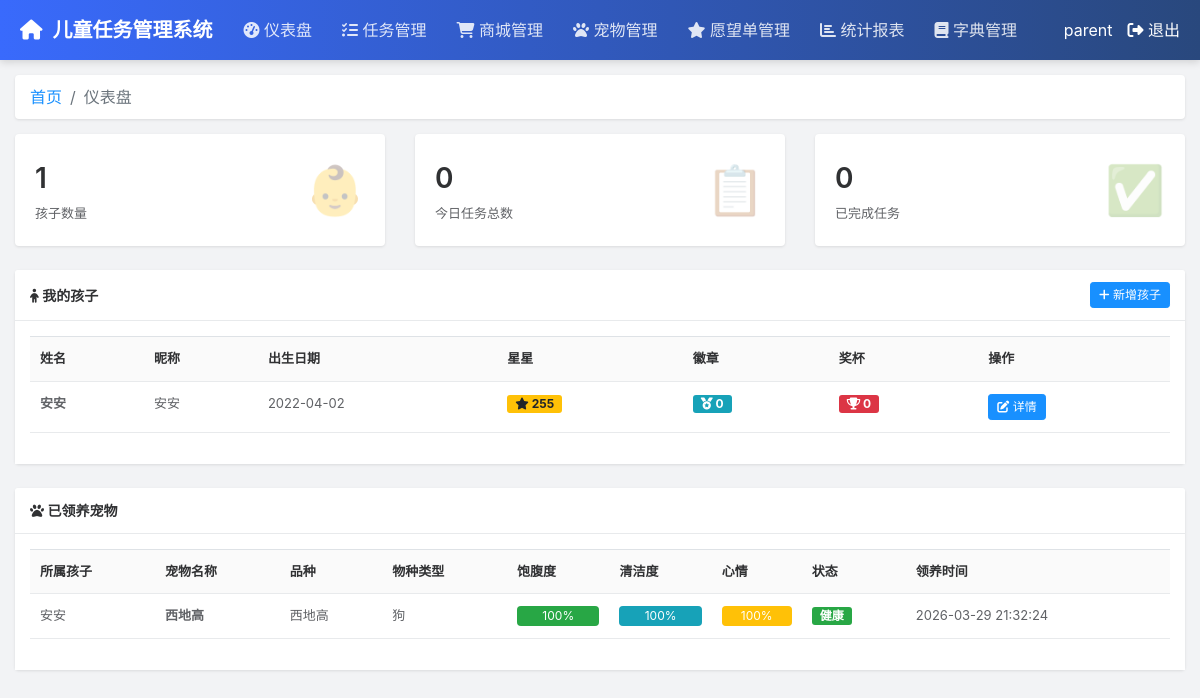
The app's page /parent/dashboard (signed in), older data.
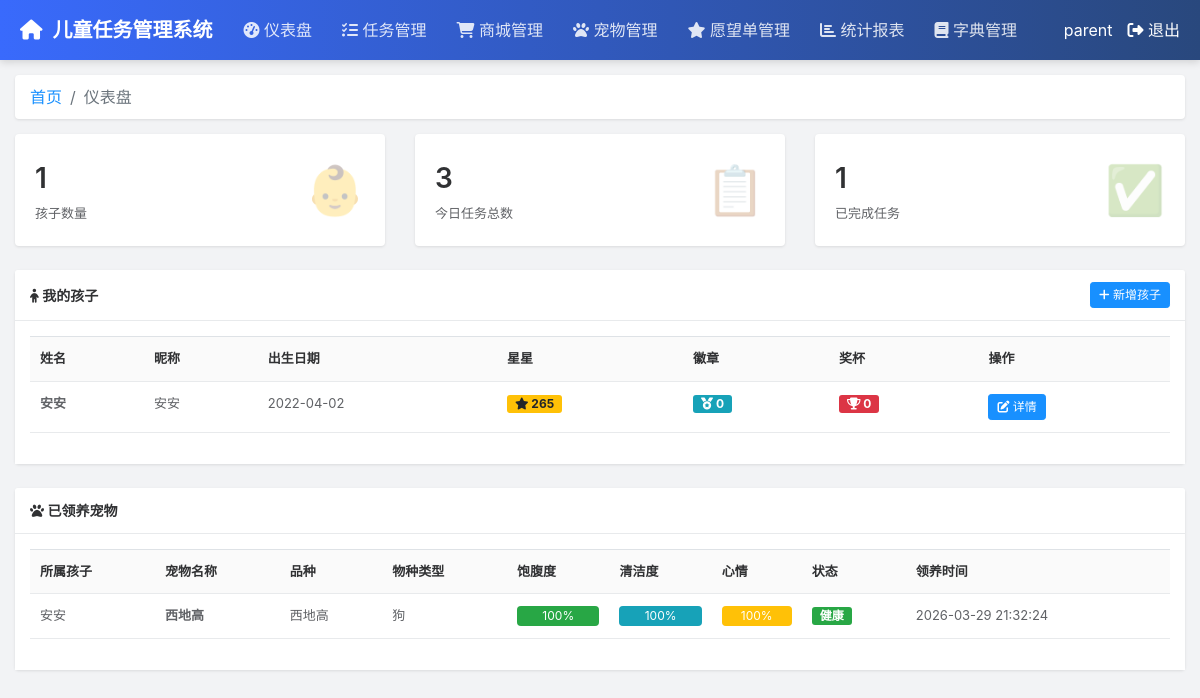
The same page, newer data.
### tables this page shows
CREATE TABLE children (
                id INTEGER PRIMARY KEY AUTOINCREMENT,
                user_id INTEGER NOT NULL,
                parent_id INTEGER,
                nickname TEXT NOT NULL,
                birthday DATE,
                avatar TEXT,
                total_stars INTEGER DEFAULT 0,
                total_badges INTEGER DEFAULT 0,
                total_trophies INTEGER DEFAULT 0,
                FOREIGN KEY (user_id) REFERENCES users(id) ON DELETE CASCADE,
                FOREIGN KEY (parent_id) REFERENCES users(id) ON DELETE SET NULL
            );

CREATE TABLE users (
                id INTEGER PRIMARY KEY AUTOINCREMENT,
                username TEXT UNIQUE NOT NULL,
                password TEXT NOT NULL,
                role TEXT CHECK(role IN ('child', 'parent')) NOT NULL,
                avatar TEXT DEFAULT '',
                created_at TIMESTAMP DEFAULT CURRENT_TIMESTAMP,
                is_active BOOLEAN DEFAULT 1
            );

### routes/parent_routes.py (the view)
@bp.route('/dashboard')
def dashboard():
    if 'user_id' not in session or session.get('role') != 'parent':
        return redirect(url_for('parent_routes.login'))
    conn = get_db_connection()
    children = conn.execute('''
        SELECT c.*, u.username as name
        FROM children c
        JOIN users u ON c.user_id = u.id
        WHERE c.parent_id = ?
    ''', (session['user_id'],)).fetchall()
    total_children = len(children)
    total_tasks = conn.execute('''
        SELECT COUNT(*) FROM daily_tasks
        WHERE task_date = ?
    ''', (datetime.now().strftime('%Y-%m-%d'),)).fetchone()[0]
    completed_tasks = conn.execute('''
        SELECT COUNT(*) FROM daily_tasks
        WHERE task_date = ? AND status = 'completed'
    ''', (datetime.now().strftime('%Y-%m-%d'),)).fetchone()[0]
    adoptions = conn.execute('''
        SELECT p.*, c.nickname as child_name, ps.breed_name, ps.species,
               d.dict_value as species_name
        FROM pets p
        JOIN children c ON p.child_id = c.id
        LEFT JOIN pet_store ps ON p.type = ps.species AND p.name = ps.breed_name
        LEFT JOIN dictionaries d ON d.dict_type = 'pet_species' AND d.dict_key = ps.species
        WHERE c.parent_id = ?
        ORDER BY p.created_at DESC
    ''', (session['user_id'],)).fetchall()
    conn.close()
    return render_template('parent/dashboard.html',
                         children=children,
                         total_children=total_children,
                         total_tasks=total_tasks,
                         completed_tasks=completed_tasks,
                         adoptions=adoptions)

### models.py (called while the page is built)
def get_db_connection():
    conn = sqlite3.connect(DATABASE)
    conn.row_factory = sqlite3.Row  # 让结果可以通过列名访问
    return conn

### templates/parent/dashboard.html (shortened to what the changed rows need)
{% extends "parent/layout.html" %}
{% block content %}
<div class="row mb-4">
    <div class="col-md-4">
        <div class="stat-card">
            <div class="d-flex justify-content-between align-items-center">
                <div>
                    <div class="stat-value">{{ total_tasks }}</div>
                    <div class="stat-label">今日任务总数</div>
                </div>
            </div>
        </div>
    </div>
    <div class="col-md-4">
        <div class="stat-card">
            <div class="d-flex justify-content-between align-items-center">
                <div>
                    <div class="stat-value">{{ completed_tasks }}</div>
                    <div class="stat-label">已完成任务</div>
                </div>
            </div>
        </div>
    </div>
</div>
<div class="card">
    <div class="card-body">
        <table class="table table-hover">
            <thead>
                <tr>
                    <th>姓名</th>
                    <th>昵称</th>
                    <th>出生日期</th>
                    <th>星星</th>
                    <th>徽章</th>
                    <th>奖杯</th>
                    <th>操作</th>
                </tr>
            </thead>
            <tbody>
                {% for child in children %}
                <tr>
                    <td><strong>{{ child.name or '-' }}</strong></td>
                    <td>{{ child.nickname }}</td>
                    <td>{{ child.birthday or '-' }}</td>
                    <td><span class="badge badge-warning"><i class="fas fa-star"></i> {{ child.total_stars }}</span></td>
                    <td><span class="badge badge-info"><i class="fas fa-medal"></i> {{ child.total_badges }}</span></td>
                    <td><span class="badge badge-danger"><i class="fas fa-trophy"></i> {{ child.total_trophies }}</span></td>
                    <td>
                        <button class="btn btn-sm btn-primary" onclick="editChild({{ child.id }})">
                            <i class="fas fa-edit"></i> 详情
                        </button>
                    </td>
                </tr>
                {% endfor %}
            </tbody>
        </table>
    </div>
</div>
<div class="card mt-4">
    <div class="card-body">
        {% if adoptions %}
        <table class="table table-hover">
            <thead>
                <tr>
                    <th>所属孩子</th>
                    <th>宠物名称</th>
                    <th>品种</th>
                    <th>物种类型</th>
                    <th>饱腹度</th>
                    <th>清洁度</th>
                    <th>心情</th>
                    <th>状态</th>
                    <th>领养时间</th>
                </tr>
            </thead>
        </table>
        {% else %}
        <div class="text-center text-muted" style="padding: 40px;">
            <i class="fas fa-paw" style="font-size: 48px; margin-bottom: 15px;"></i>
            <p>暂无宠物领养记录</p>
            <small>让孩子通过任务赚取星星，然后领养他们的第一只宠物吧！</small>
        </div>
        {% endif %}
    </div>
</div>
{% endblock %}

Row changes from the older to the newer data that the page shows:
changed children "安安": total_stars "255" → "265"
Text that changed along with them:
{{ total_tasks }}: "0" → "3"
{{ completed_tasks }}: "0" → "1"
